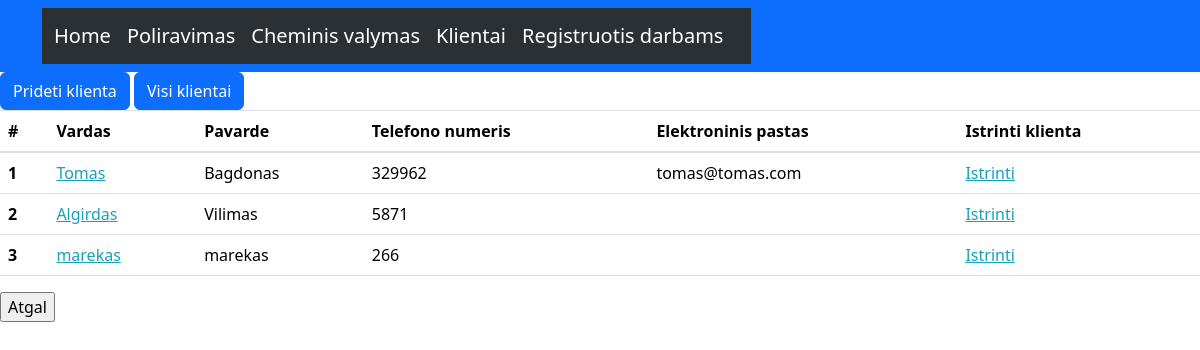
The page /service/customers/ on the database its author committed.
### service/models.py (models this page shows, shortened)
class BaseModel(models.Model):
    objects = models.Model
    DoesNotExist = models.Model
    class Meta:
        abstract = True

class Customer(BaseModel):
    name = models.CharField(max_length=20, blank=False)
    last_name = models.CharField(max_length=20, blank=False)
    phone_number = models.IntegerField(blank=False)
    email_address = models.EmailField(blank=True)

### service/views.py (the view)
# urls.py: path("customers/", all_customers, name="customers"),
def all_customers(request):
    customers = Customer.objects.all()
    context = {'customers': customers}
    return render(request, 'service/customers.html', context)

### service/templates/service/customers.html
{% extends 'base.html' %}
{% block content %}
<a class="btn btn-primary" href="{% url 'service:add_customer' %}" role="button">Prideti klienta</a>
<a class="btn btn-primary" href="{% url 'service:get_received_money' %}" role="button">Visi klientai</a>
<table class="table">
  <thead>
    <tr>
      <th scope="col">#</th>
      <th scope="col">Vardas</th>
      <th scope="col">Pavarde</th>
      <th scope="col">Telefono numeris</th>
      <th scope="col">Elektroninis pastas</th>
      <th scope="col">Istrinti klienta</th>
    </tr>
  </thead>
  <tbody>
 {% for customer in customers %}
<tr>
        <th scope="row">{{ forloop.counter }}</th>
          <td><a href="{% url 'service:customer' customer.id %}">{{ customer.name }}</a></td>
          <td>{{ customer.last_name }}</td>
          <td>{{ customer.phone_number }}</td>
          <td>{{ customer.email_address }}</td>
         <td><a href="{% url 'service:delete_customer' customer.id %}">Istrinti</a></td>
</tr>
 {% endfor %}
  </tbody>
    </table>
<input type=button value="Atgal" onClick="javascript:history.go(-1);">
{% endblock %}

### static/poliravimas/calendar.css (style rules this page uses)
a { color: #17a2b8; }

### rows shown on the page
Customer: name "Tomas", last_name "Bagdonas", phone_number "329962", email_address "tomas@tomas.com"
Customer: name "Algirdas", last_name "Vilimas", phone_number "5871"
Customer: name "marekas", last_name "marekas", phone_number "266"
